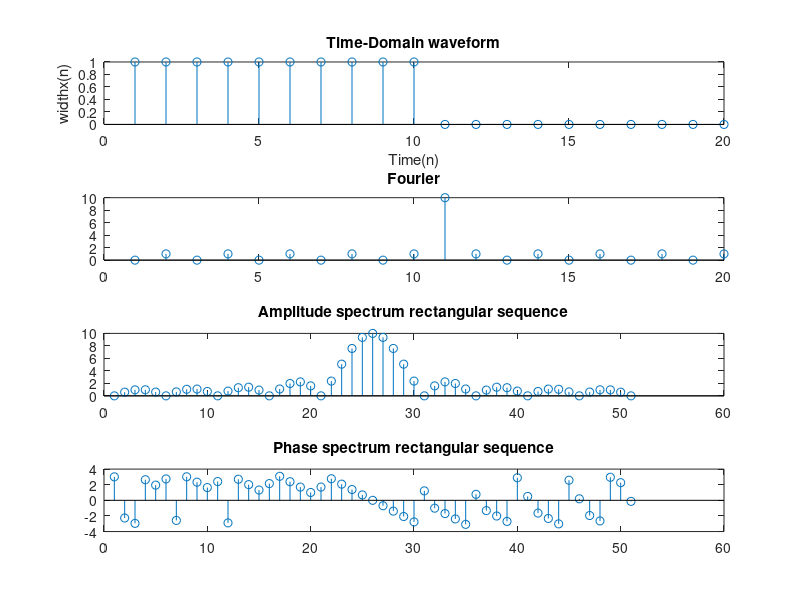

MATLAB code to generate this figure:
clear;

n=1:20;
x=sign(sign(10-n)+1);
close all;

subplot(4,1,1);
%Time-Domain waveform
stem(x);
title('Time-Domain waveform');
xlabel('Time(n)');
ylabel('widthx(n)');

subplot(4,1,2);
Xf=fftshift(fft(x));
stem(Xf);
title('Fourier');


k=-25:25;
temp=(-pi*j)/25;
X=x*((exp(temp)).^(n'*k));
magX=abs(X);

subplot(4,1,3);
stem(magX);
title('Amplitude spectrum rectangular sequence');

angX=angle(X);
subplot(4,1,4);
stem(angX);
title('Phase spectrum rectangular sequence');


